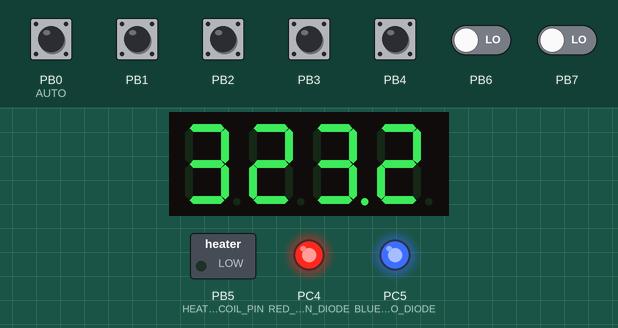
This program was run on a simulated ATmega8, built with avr-gcc and emulated at 8 MHz. Parts: 4-digit seven-segment display, switched loads named in the program (green lamp = pin HIGH), output pins drawn as LEDs (lit = HIGH). Wiring (inferred from the names in the program): 4-digit 7-segment display, segments lit when LOW: segments PD0, PD1, PD2, PD3, PD4, PD5, PD6, PD7; digit selects PC0, PC1, PC2, PC3. The inputs (shaded band) are chosen by the test bench; at power-on: PB0 (AUTO), PB1–4 HIGH, PB6, PB7 LOW. The segment pins are drawn as the display they are named for; pins used as bus, display or sensor lines are not drawn.

Above: at 3.4 s.
3.5 s: PB4 pulled LOW for 0.15 s
At 3.98 s:
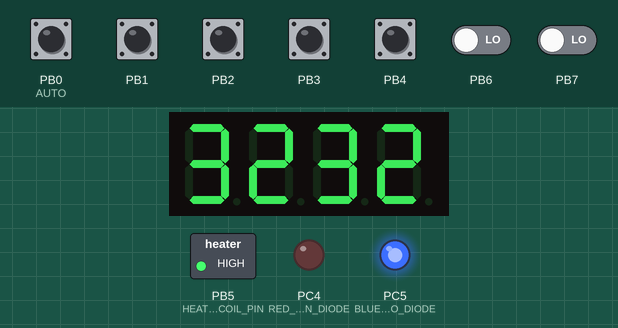
4.2 s: PB0 (AUTO) pulled LOW for 0.15 s
At 4.33 s:
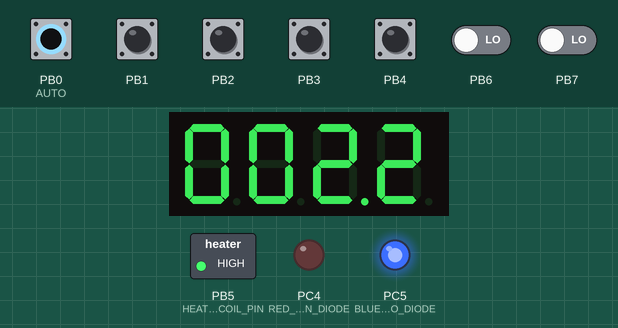
4.9 s: PB0 (AUTO) pulled LOW for 1 s
At 5.5 s:
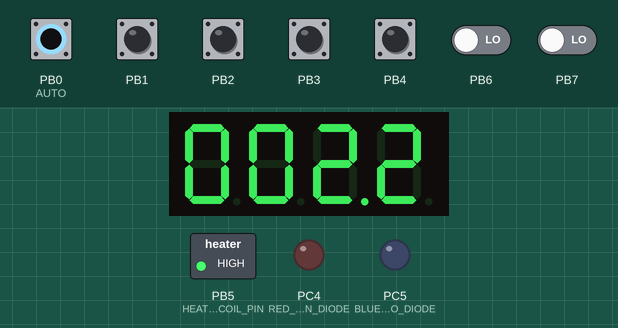
6.5 s: PB4 pulled LOW for 1 s
At 8.5 s:
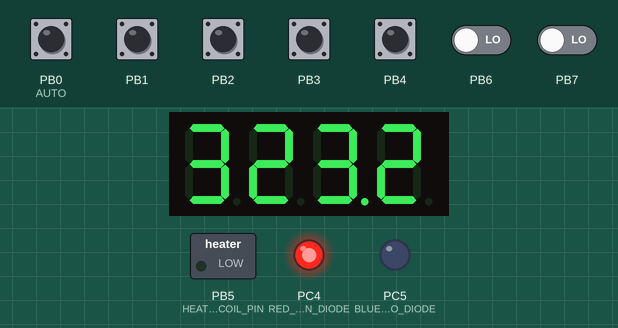
Timing chart, 0 to 10.0 s (numbered marks = the images above; inputs shaded):
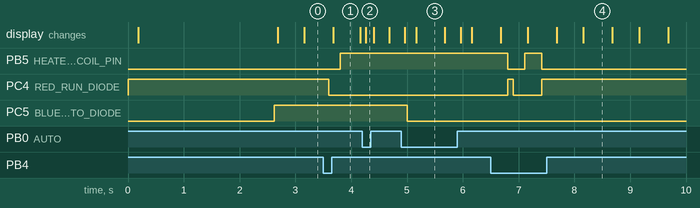

Measured:
- after the input at 3.5 s, PB5 (HEATER_COIL_PIN): LOW → HIGH after 0.31 s; PC4 (RED_RUN_DIODE): HIGH → LOW after 0.10 s
- after the input at 4.2 s, the display: changes after 0.06 s (image 2)
- after the input at 4.9 s, PC5 (BLUE_AUTO_DIODE): HIGH → LOW after 0.10 s; the display: first changes after 0.06 s (image 3 shows a later state)
- after the input at 6.5 s, PB5 (HEATER_COIL_PIN): HIGH → LOW after 0.31 s, → HIGH 0.31 s later, → LOW 0.31 s later; PC4 (RED_RUN_DIODE): LOW → HIGH after 0.31 s, → LOW 0.10 s later, → HIGH 0.51 s later

The program:

Main.c
```c
#include <avr/io.h>
#include <util/delay.h>
#include <avr/interrupt.h>

typedef struct {
 volatile uint8_t seconds;
 volatile uint8_t minutes;
 volatile uint8_t hours;
} time_s;

volatile uint8_t heaterOn = 0;
volatile uint8_t autoOn = 0;

time_s time = {0,23,23};
time_s alarm = {0,0,22};
uint8_t blinkingDotsValue = 0;

ISR(TIMER2_OVF_vect) {
	time.seconds++;
	if (time.seconds == 60) {
		time.seconds = 0;
		time.minutes++;
		if (time.minutes == 60) {
			time.minutes = 0;
			time.hours++;
			if (time.hours == 24) {
				time.hours = 0;
			}
		}
	}
	if(autoOn){
		if(alarm.hours == time.hours     &&
		   alarm.minutes == time.minutes &&
		   alarm.seconds == time.seconds)
			heaterOn = 1;
	}
}

/*Buttons definition*/
#define BUTTON_DDR DDRB
#define BUTTON_PIN PINB
#define BUTTON_PORT PORTB
#define BUTTON_DOWN(button)(!(BUTTON_PIN & (1<<button)))

#define AUTO  0
#define HOUR  1
#define MIN   2
#define PROG  3
#define ONOFF 4

static inline void initButtons(){
	BUTTON_DDR &= ~((1<<AUTO) | (1<<HOUR) | (1<<MIN) | (1<<PROG) | (1<<ONOFF));
	BUTTON_PORT |= ((1<<AUTO) | (1<<HOUR) | (1<<MIN) | (1<<PROG) | (1<<ONOFF));
}

/*heater pin*/
#define HEATER_COIL_PIN  5
#define HEATER_COIL_PORT PORTB
#define HEATER_COIL_DDR DDRB


static inline void initHeater(){
	HEATER_COIL_DDR |= (1<<HEATER_COIL_PIN);
	HEATER_COIL_PORT &= ~(1<<HEATER_COIL_PIN);
}

/*status diodes*/
#define DIODE_PORT PORTC
#define DIODE_DDR DDRC
#define BLUE_AUTO_DIODE 5
#define RED_RUN_DIODE 4

static inline void initDiodes(){
	DIODE_DDR  |= (1<<BLUE_AUTO_DIODE);
	DIODE_PORT |= (1<<BLUE_AUTO_DIODE);
	DIODE_DDR  |= (1<<RED_RUN_DIODE);
	DIODE_PORT |= (1<<RED_RUN_DIODE);

}

/*LED display*/
#define DISPLAY_CATODE_PORT PORTD
#define DISPLAY_CATODE_DDR DDRD
#define DISPLAY_ANODE_DDR DDRC
#define DISPLAY_ANODE_PORT PORTC

#define AN1 (1<<0)
#define AN2 (1<<1)
#define AN3 (1<<2)
#define AN4 (1<<3)

#define SEG_A (1<<0)
#define SEG_B (1<<1)
#define SEG_C (1<<2)
#define SEG_D (1<<3)
#define SEG_E (1<<4)
#define SEG_F (1<<5)
#define SEG_G (1<<6)
#define SEG_DP (1<<7)

uint8_t digits[15]  = {
    ~(SEG_A|SEG_B|SEG_C|SEG_D|SEG_E|SEG_F),           // 0
    ~(SEG_B|SEG_C),                                   // 1
    ~(SEG_A|SEG_B|SEG_D|SEG_E|SEG_G),                 // 2
    ~(SEG_A|SEG_B|SEG_C|SEG_D|SEG_G),                 // 3
    ~(SEG_B|SEG_C|SEG_F|SEG_G),                       // 4
    ~(SEG_A|SEG_C|SEG_D|SEG_F|SEG_G),                 // 5
    ~(SEG_A|SEG_C|SEG_D|SEG_E|SEG_F|SEG_G),           // 6
    ~(SEG_A|SEG_B|SEG_C|SEG_F),                       // 7
    ~(SEG_A|SEG_B|SEG_C|SEG_D|SEG_E|SEG_F|SEG_G),     // 8
    ~(SEG_A|SEG_B|SEG_C|SEG_D|SEG_F|SEG_G),           // 9
};

#define TIMER0_START_VALUE 6

static inline void initDisplay() {
	DISPLAY_CATODE_DDR = 0xff;
	DISPLAY_CATODE_PORT = 0x00;
	DISPLAY_ANODE_DDR |= AN1 | AN2 | AN3 | AN4;
	DISPLAY_ANODE_PORT |= AN1 | AN2 | AN3 | AN4;
	/*timer 0 - blinkig dots and anode switching*/
	TIMSK |= (1 << TOIE0);            //overflow
	TCCR0 |= (1 << CS01) | (1 << CS00); //clk, 1024 prescaler
	TCNT0 = TIMER0_START_VALUE;
}


inline uint8_t digitToLed(uint8_t digit){
	return digits[digit];
}

volatile uint8_t activeDigit = 0;
volatile uint8_t timer0Count = 0;

ISR(TIMER0_OVF_vect){
	TCNT0 = TIMER0_START_VALUE;
	/*anode switching*/
	timer0Count++;
	if(timer0Count > 249){
		timer0Count=0;
		blinkingDotsValue = !blinkingDotsValue;
	}

	time_s *shownTime = &time;
	if(BUTTON_DOWN(AUTO)) shownTime = &alarm;

	/*eliminate ghosting*/
	DISPLAY_CATODE_PORT = 0xff;
	/*show next digit*/
	switch(activeDigit){
	case 0:
		DISPLAY_ANODE_PORT |= AN1;
		DISPLAY_ANODE_PORT &= ~(AN2 | AN3 | AN4);
		DISPLAY_CATODE_PORT = digitToLed(shownTime->minutes % 10);
		break;
	case 1:
		DISPLAY_ANODE_PORT |= AN2;
		DISPLAY_ANODE_PORT &= ~(AN1 | AN3 | AN4);
		DISPLAY_CATODE_PORT = digitToLed((shownTime->minutes - (shownTime->minutes % 10))/10);
		break;
	case 2:
		DISPLAY_ANODE_PORT |= AN3;
		DISPLAY_ANODE_PORT &= ~(AN1 | AN2 | AN4);
		DISPLAY_CATODE_PORT = digitToLed(shownTime->hours % 10);
		//blinking
		if(blinkingDotsValue) DISPLAY_CATODE_PORT &= ~SEG_DP;
		else DISPLAY_CATODE_PORT |= SEG_DP;
		break;
	case 3:
		DISPLAY_ANODE_PORT |= AN4;
		DISPLAY_ANODE_PORT &= ~(AN1| AN2 | AN3);
		uint8_t h = (shownTime->hours - (shownTime->hours % 10))/10;
		DISPLAY_CATODE_PORT = h ? digitToLed(h) : 0xff;
		break;

	default:
		break;
	}

	activeDigit++;
	activeDigit = activeDigit % 4;
}


inline static uint8_t debounceCheckButton(uint8_t button){
	if(BUTTON_DOWN(button)){
		_delay_ms(100);
		if(BUTTON_DOWN(button)) return 1;
	}
	return 0;
}

/*Adjust time by pressing and holding hour or minute button.
 * Incrementation delay gradually decreases with time       */
void adjustTime(time_s* target){
	uint16_t delayLoops = 200;
	while (debounceCheckButton(HOUR)) {
		target->hours++;
		if(target->hours > 23) target->hours = 0;
		if (delayLoops > 10) delayLoops -= 10;
		for (uint8_t i = 0; i < delayLoops; ++i) {
			_delay_ms(5);
		}
	}
	delayLoops = 200;
	while (debounceCheckButton(MIN)) {
		target->minutes++;
		if(target->minutes > 59) target->minutes= 0;
		if (delayLoops > 10) delayLoops -= 10;
		for (uint8_t i = 0; i < delayLoops; ++i) {
			_delay_ms(5);
		}
	}
}

static void initRTC() {
	DIODE_DDR |= (1 << BLUE_AUTO_DIODE);
	DIODE_PORT &= ~(1 << BLUE_AUTO_DIODE);
	/* Wait for external clock crystal to stabilize */
	for (uint8_t i = 0; i < 0x40; i++) {

		for (unsigned int j = 0; j < 0xFFFF; j++) {
			/* Do a nop instruction to keep the empty
			 * loop from being optimized away */
			asm volatile("nop");
		}
	}

	/* Make sure all TC2 interrupts are disabled */
	TIMSK &= ~((1 << TOIE2) | (1 << OCIE2));
	/* set Timer/counter2 to be asynchronous from the CPU clock.
	 * This will clock TC2 from the external 32,768 kHz crystal. */
	ASSR |= (1 << AS2);

	/* Reset timer */
	TCNT2 = 0;

	/* Prescale the timer to be clock source/128 to make */
	/* TC2 overflow precisely once every second. */
	TCCR2 = (1 << CS00) | (1 << CS02);

	//DIODE_PORT |= (1 <<BLUE_AUTO_DIODE);

	/* Wait until TC2 is updated */
	while (ASSR & ((1 << TCN2UB) | (1 << OCR2UB) | (1 << TCR2UB))) {}
	//TCN2UB, TCR2UB never

	DIODE_PORT |= (1 <<BLUE_AUTO_DIODE);


	/* Enable Timer/Counter2 Overflow Interrupts */
	TIMSK |= (1 << TOIE2);
}
int main(void) {

	cli();
	initButtons();
	initDiodes();
	initHeater();
	initDisplay();
	initRTC();
    sei();

	while (1){

		/*enable heater if needed */
		if(debounceCheckButton(ONOFF)) {
			heaterOn = !heaterOn;
			DIODE_PORT &= ~(1<<RED_RUN_DIODE); //doubled for faster diode switching
			_delay_ms(200);
		}
		if(heaterOn){
			HEATER_COIL_PORT |= (1<<HEATER_COIL_PIN);
			DIODE_PORT &= ~(1<<RED_RUN_DIODE);
		}
		else {
			HEATER_COIL_PORT &= ~(1<<HEATER_COIL_PIN);
			DIODE_PORT |= (1<<RED_RUN_DIODE);
		}


		/*enable auto if needed */
		if(debounceCheckButton(AUTO)){
			autoOn = !autoOn;
			DIODE_PORT &= ~(1<<BLUE_AUTO_DIODE);
			_delay_ms(200);
		}
		/*status diodes*/
		if(autoOn) DIODE_PORT &= ~(1<<BLUE_AUTO_DIODE);
		else DIODE_PORT |= (1<<BLUE_AUTO_DIODE);

		/*setting time*/
		while(debounceCheckButton(PROG)){
			adjustTime(&time);
		}
		/*setting alarm*/
		while(debounceCheckButton(AUTO)){
			adjustTime(&alarm);
		}
	}

}
```
